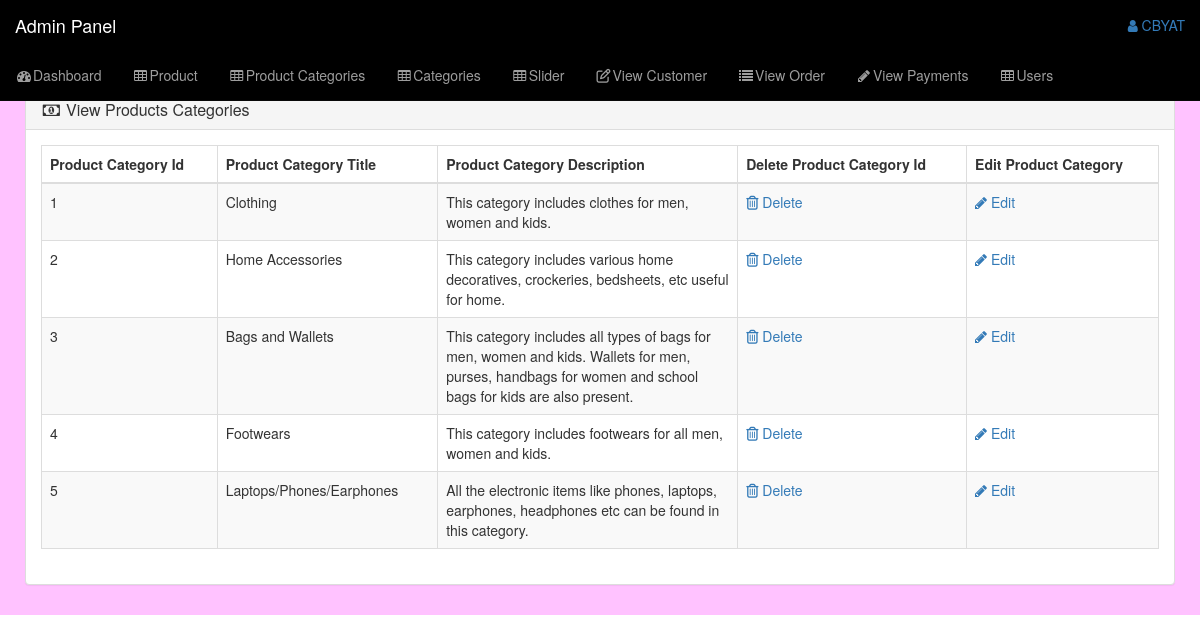
The page /admin_area/index.php?view_product_cat (signed in) on the database its author committed.
### tables this page shows
CREATE TABLE `product_categories` (
  `p_cat_id` int(10) NOT NULL,
  `p_cat_title` text NOT NULL,
  `p_cat_desc` text NOT NULL
);

### admin_area/view_p_cat.php (the view, shortened to what this page needs)
<?php
if(!isset($_SESSION['admin_email'])){
    echo "<script>window.open('login.php','_self')</script>";
}
else{
?>
<div class="row">
    <div class="col-lg-12">
        <ol class="breadcumb">
            <li class="active">
            </li>
        </ol>
    </div>
</div>
<div class="row">
    <div class="col-lg-12">
        <div class="panel panel-default">
            <div class="panel-heading">
                <h3 class="panel-title">
                    <i class="fa fa-money fa-fw"> </i> View Products Categories
                </h3>
            </div>
            <div class="panel-body">
                <div class="table-responsive">
                    <table class="table table-bordered table-hover table-striped">
                        <thead>
                            <tr>
                                <th>Product Category Id</th>
                                <th>Product Category Title</th>
                                <th>Product Category Description</th>
                                <th> Delete Product Category Id</th>
                                <th>Edit Product Category</th>
                            </tr>
                        </thead>
                        <?php
$i=0;
$get_p_cats="select * from product_categories";
$run_p_cats=mysqli_query($con,$get_p_cats);
while ($row_p_cats= mysqli_fetch_array($run_p_cats)) {
$p_cat_id=$row_p_cats['p_cat_id'];
$p_cat_title=$row_p_cats['p_cat_title'];
$p_cat_desc=$row_p_cats['p_cat_desc'];
$i++;
?>
                        <tr>
                            <td> <?php echo $i; ?> </td>
                            <td> <?php echo $p_cat_title; ?> </td>
                            <td width="300"> <?php echo $p_cat_desc; ?> </td>
                            <td>
                                <a href="index.php?delete_p_cat=<?php echo $p_cat_id; ?>">
                                    <i class="fa fa-trash-o"></i> Delete
                                </a>
                            </td>
                            <td>
                                <a href="index.php?edit_p_cat=<?php echo $p_cat_id; ?>">
                                    <i class="fa fa-pencil"></i> Edit
                                </a>
                            </td>
                        </tr>
                        <?php } ?>
                    </table>
                </div>
            </div>
        </div>
    </div>
</div>
<?php } ?>

### admin_area/includes/sidebar.php (shortened to what this page needs)
<?php
if(!isset($_SESSION['admin_email'])){
    echo "<script>window.open('login.php','_self')</script>";
} else {
?>
<nav class="navbar navbar-inverse navbar-fixed-top" style="background:black">
    <div class="navbar-header">
        <a href="index.php?dashboard" class="navbar-brand">Admin Panel</a>
    </div>
    <ul class="nav navbar-right top-nav">
        <li class="dropdown">
            <a href="#" class="dropdown-toggle" data-toggle="dropdown">
                <i class="fa fa-user"></i> <?php echo $admin_name ?>
            </a>
        </li>
    </ul>
    <div class="collapse navbar-collapse navbar-ex1-collapse ">
        <ul class="nav navbar-nav side-nav">
            <li>
                <a href="index.php?dashboard">
                    <i class="fa fa-fw fa-dashboard"></i>Dashboard
                </a>
            </li>
            <li>
                <a href="#" data-toggle="collapse" data-target="#products">
                    <i class="fa fa-fw fa-table"></i>Product
                </a>
            </li>
            <li>
                <a href="#" data-toggle="collapse" data-target="#products_cat">
                    <i class="fa fa-fw fa-table"></i>Product Categories
                </a>
            </li>
            <li>
                <a href="#" data-toggle="collapse" data-target="#category">
                    <i class="fa fa-fw fa-table"></i>Categories
                </a>
            </li>
            <li>
                <a href="#" data-toggle="collapse" data-target="#slider">
                    <i class="fa fa-fw fa-table"></i>Slider
                </a>
            </li>
            <li>
                <a href="index.php?view_customer">
                    <i class="fa fa-fw fa-edit"></i>View Customer
                </a>
            </li>
            <li>
                <a href="index.php?view_order">
                    <i class="fa fa-fw fa-list"></i>View Order
                </a>
            </li>
            <li>
                <a href="index.php?view_payments">
                    <i class="fa fa-fw fa-pencil"></i>View Payments
                </a>
            </li>
            <li>
                <a href="#" data-toggle="collapse" data-target="#users">
                    <i class="fa fa-fw fa-table"></i>Users
                </a>
            </li>
        </ul>
    </div>
</nav>
<?php } ?>

### admin_area/css/style.css (style rules this page uses)
body { margin-top: 100px; }
@media (min-width: 768px) { body { margin-top: 50px; } }
.top-nav { padding: 0 15px; }
.top-nav>li { display: inline-block; }
.top-nav>li>a { padding-top: 15px; padding-bottom: 15px; line-height: 20px; }

### rows shown on the page
product_categories: p_cat_title "Clothing", p_cat_desc "This category includes clothes for men, women and kids."
product_categories: p_cat_title "Home Accessories", p_cat_desc "This category includes various home decoratives, crockeries, bedsheets, etc useful for home."
product_categories: p_cat_title "Bags and Wallets", p_cat_desc "This category includes all types of bags for men, women and kids. Wallets for men, purses, handbags for women and school bags for kids are also present."
product_categories: p_cat_title "Footwears", p_cat_desc "This category includes footwears for all men, women and kids."
product_categories: p_cat_title "Laptops/Phones/Earphones", p_cat_desc "All the electronic items like phones, laptops, earphones, headphones etc can be found in this category."

### other values the page prints
$admin_name "CBYAT"
